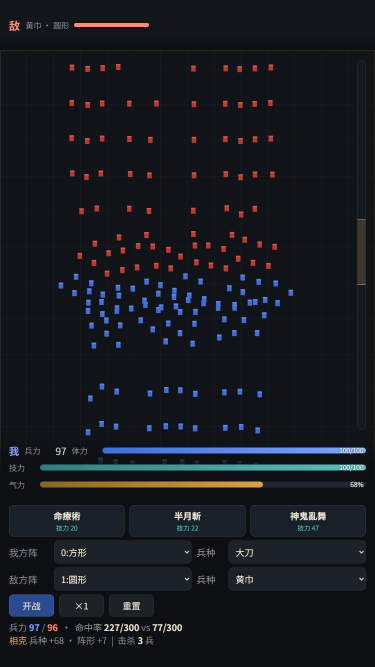
#> input picture project/img/proto_hud.png, 750 x 1334 px, given in place of f0005.png, which was not available (shown at 1/2 size)
$ python s07_camera_long.py 5
#> lines starting #> are read from the running program, lines starting #| are printed output that depends on the picture
### work/orig_motion/libimg.py
# libimg.py -- 共用图像工具：读帧、帧差掩码、连通域、blob 统计
# 依赖: numpy + Pillow（本机 dsh 运行时自带）
import os
import numpy as np
from PIL import Image

ROOT = r'F:\sanguo\work\orig_motion'
F30 = os.path.join(ROOT, 'f30')
OUT = os.path.join(ROOT, 'out')

# 战场可视区（排掉 HUD 与左右两侧装饰兵列）
FIELD = dict(x0=85, x1=559, y0=63, y1=252)


def frame(i):
#> called with i = 5
    return np.asarray(Image.open(os.path.join(F30, 'f%04d.png' % i)).convert('RGB'))
#> returned value is the input picture: shape (1334, 750, 3); mean R, G, B 23, 26.4, 31.6


def bg():
    return np.asarray(Image.open(os.path.join(OUT, 'bg_median.png')).convert('RGB')).astype(np.int16)


# [55 lines left out: functions diffmask, label, blob_pixels, not called in this run]

### work/orig_motion/s07_camera_long.py
# s07_camera_long.py -- 大范围背景配准：以 f_ref 为基准，对目标帧在 dx∈[-200,200], dy∈[-40,40] 内做 NCC
# 条带用 y=63..95（地平线下方地面纹理，无单位遮挡）与 y=6..60（远景），分别报最优位移
# 用法: python s07_camera_long.py 62 118 154 162 178 250 300 400 500 660
import sys
import numpy as np
from libimg import frame


def gray(a):
    return a.astype(np.float32) @ np.array([0.299, 0.587, 0.114], dtype=np.float32)
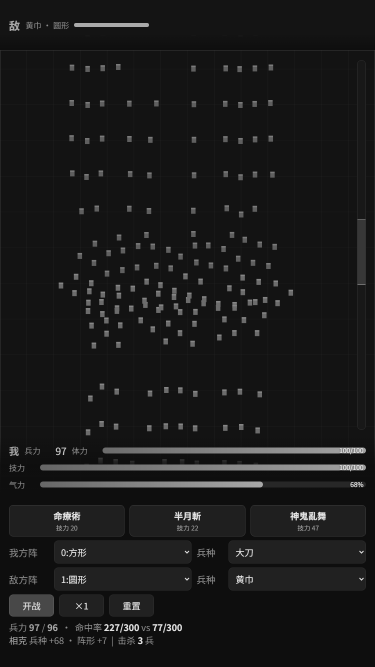
#> returned value: shape (1334, 750) float32 (shown at 1/2 size); min 10.16, max 241.5, mean 26


def ncc(a, b):
    a = a - a.mean()
    b = b - b.mean()
    d = (a * a).sum() ** 0.5 * (b * b).sum() ** 0.5
    return float((a * b).sum() / d) if d > 0 else 0.0


def best_shift(ref, tgt, y0, y1, x0, x1, dxs, dys):
    R = ref[y0:y1, x0:x1]
    best = (-2, 0, 0)
    for dy in dys:
        for dx in dxs:
            T = tgt[y0 + dy:y1 + dy, x0 + dx:x1 + dx]
            if T.shape != R.shape:
                continue
            s = ncc(R, T)
            if s > best[0]:
                best = (s, dx, dy)
    return best


def main():
    ref_i = int(sys.argv[1])
    R = gray(frame(ref_i))
    print('ref f%04d' % ref_i)
    for s in sys.argv[2:]:
        i = int(s)
        F = gray(frame(i))
        b1 = best_shift(R, F, 63, 96, 100, 540, range(-200, 201, 1), range(-30, 31, 2))
        b2 = best_shift(R, F, 6, 60, 100, 540, range(-200, 201, 1), range(-30, 31, 2))
        print('f%04d  ground(y63-96): dx=%+4d dy=%+3d ncc=%.4f   far(y6-60): dx=%+4d dy=%+3d ncc=%.4f'
              % (i, b1[1], b1[2], b1[0], b2[1], b2[2], b2[0]), flush=True)


if __name__ == '__main__':
    main()

$ run again, on project/img/proto_magic.png
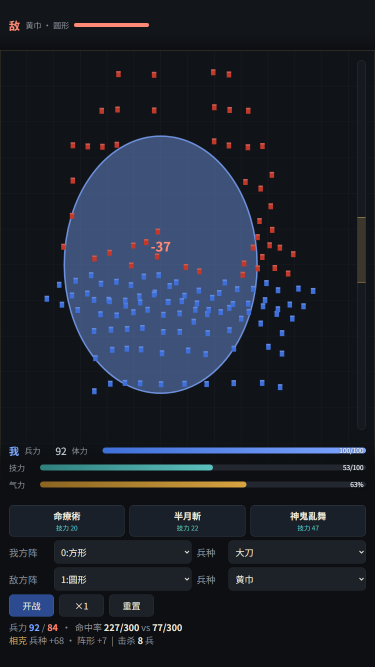
#> input picture project/img/proto_magic.png, 750 x 1334 px, given in place of f0005.png, which was not available (shown at 1/2 size)
#> in frame, returned value is the input picture: shape (1334, 750, 3); mean R, G, B 29.3, 35.3, 45.9
#> in gray, `return a.astype(np.float32) @ np.array([0.299, 0.587, 0.114], dtype=np..`:
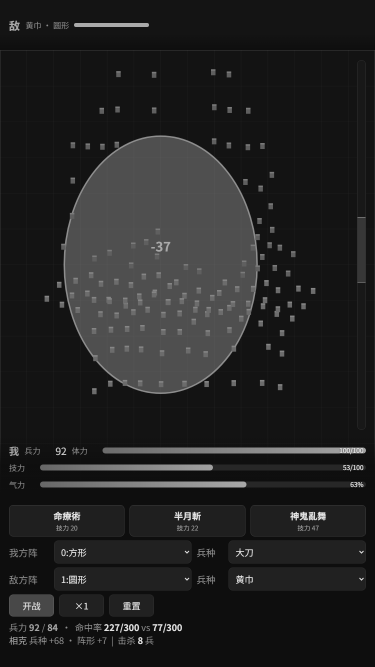
#> returned value: shape (1334, 750) float32 (shown at 1/2 size); min 10.16, max 241.5, mean 34.7

$ run again, on project/img/proto_melee.png
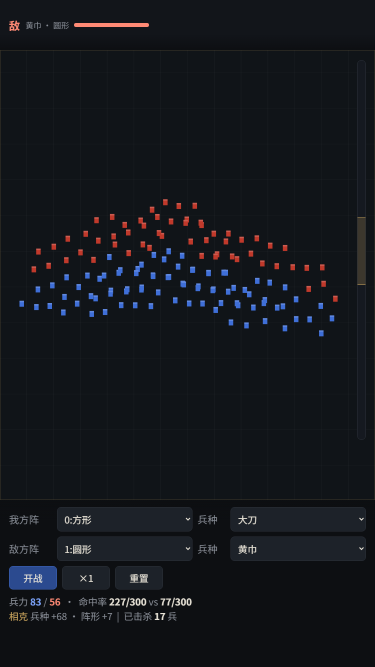
#> input picture project/img/proto_melee.png, 750 x 1334 px, given in place of f0005.png, which was not available (shown at 1/2 size)
#> in frame, returned value is the input picture: shape (1334, 750, 3); mean R, G, B 19.9, 23, 27.8
#> in gray, `return a.astype(np.float32) @ np.array([0.299, 0.587, 0.114], dtype=np..`:
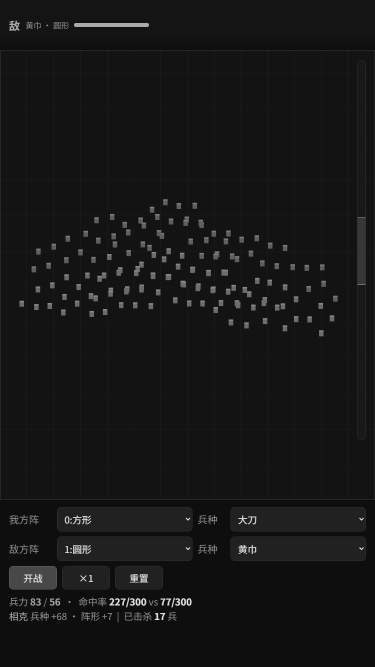
#> returned value: shape (1334, 750) float32 (shown at 1/2 size); min 13.27, max 227.1, mean 22.6
